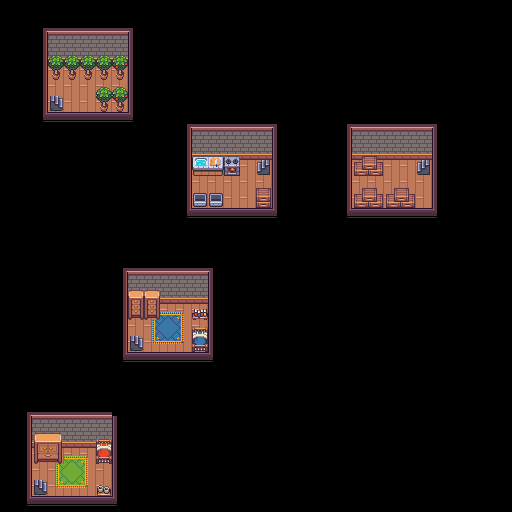

Below is a game level as drawn by its tile map, then a one-line description and the .tmx that defines it (tile-layer data replaced by summaries):
An orthogonal 32x32 tile map with 16x16 px tiles, 5 tile layers (jalan, Tile Layer 1, Lantai, Tembok, ...) and 28 objects.

<map version="1.5" tiledversion="1.7.2" orientation="orthogonal" renderorder="right-down" width="32" height="32" tilewidth="16" tileheight="16" infinite="0" nextlayerid="8" nextobjectid="29">
 <tileset firstgid="1" source="Old/Interior.tsx" />
 <layer id="7" name="jalan" width="32" height="32">
  <data>[1024 cells, 43 non-empty, 1 distinct tile ids]</data>
 </layer>
 <layer id="1" name="Tile Layer 1" width="32" height="32">
  <data>[1024 cells, 1024 non-empty, 1 distinct tile ids]</data>
 </layer>
 <layer id="4" name="Lantai" width="32" height="32">
  <data>[1024 cells, 75 non-empty, 1 distinct tile ids]</data>
 </layer>
 <layer id="3" name="Tembok" width="32" height="32">
  <data>[1024 cells, 169 non-empty, 12 distinct tile ids]</data>
 </layer>
 <layer id="5" name="Property" width="32" height="32">
  <data>[1024 cells, 71 non-empty, 46 distinct tile ids]</data>
 </layer>
 <objectgroup id="6" name="Object Layer 1">
  <object id="1" x="32" y="32" width="16" height="80" />
  <object id="2" x="48" y="112" width="80" height="16" />
  <object id="3" x="48" y="32" width="80" height="48" />
  <object id="4" x="96" y="96" width="32" height="16" />
  <object id="5" x="192" y="128" width="80" height="32" />
  <object id="6" x="176" y="128" width="16" height="80" />
  <object id="7" x="192" y="208" width="80" height="16" />
  <object id="8" x="352" y="208" width="80" height="16" />
  <object id="9" x="336" y="128" width="16" height="80" />
  <object id="10" x="112" y="272" width="16" height="64" />
  <object id="11" x="112" y="336" width="16" />
  <object id="12" x="112" y="336" width="16" height="16" />
  <object id="13" x="128" y="352" width="80" height="16" />
  <object id="14" x="32" y="400" />
  <object id="15" x="16" y="416" width="16" height="80" />
  <object id="16" x="128" y="272" width="80" height="32" />
  <object id="17" x="192" y="304" width="16" height="16" />
  <object id="18" x="192" y="304" height="16" />
  <object id="19" x="192" y="336" width="16" />
  <object id="20" x="192" y="336" height="16" />
  <object id="21" x="192" y="336" width="16" />
  <object id="22" x="32" y="416" width="80" height="32" />
  <object id="23" x="96" y="448" width="16" height="16" />
  <object id="24" x="96" y="480" width="16" height="16" />
  <object id="25" x="32" y="448" width="32" height="16" />
  <object id="26" x="352" y="144" width="32" height="32" />
  <object id="27" x="352" y="192" width="64" height="16" />
  <object id="28" x="384" y="128" width="48" height="32" />
 </objectgroup>
</map>
